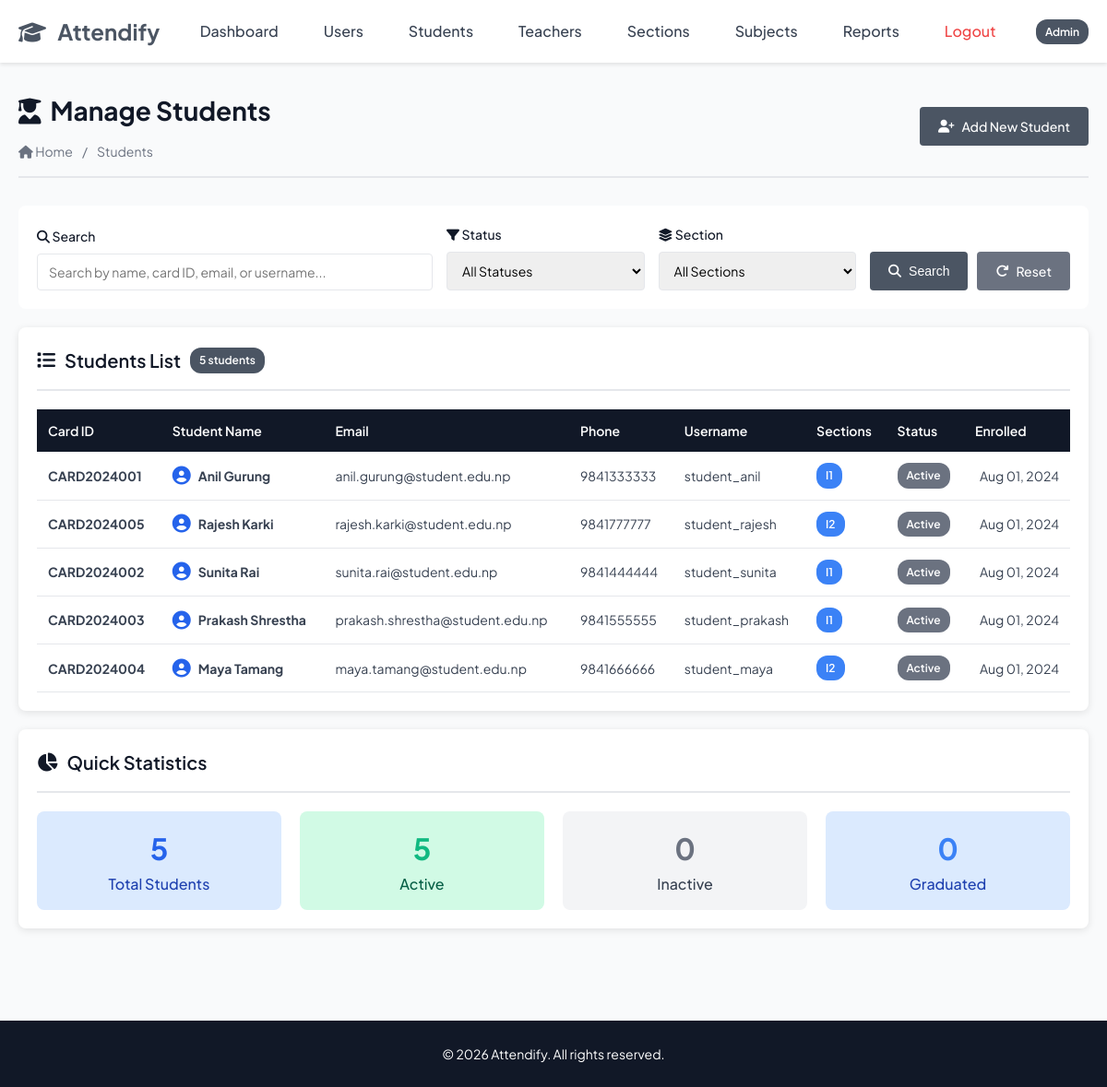
Screenshot of /admin/list_students.php (signed in) with the database file from the repository.
### tables this page shows
CREATE TABLE `students` (
  `student_id` int(11) NOT NULL AUTO_INCREMENT,
  `user_id` int(11) NOT NULL,
  `student_card_id` varchar(50) NOT NULL,
  `first_name` varchar(50) NOT NULL,
  `last_name` varchar(50) NOT NULL,
  `email` varchar(100) DEFAULT NULL,
  `phone` varchar(15) DEFAULT NULL,
  `enrollment_date` date NOT NULL,
  `status` enum('active','inactive','graduated') DEFAULT 'active',
  PRIMARY KEY (`student_id`),
  UNIQUE KEY `student_card_id` (`student_card_id`),
  UNIQUE KEY `email` (`email`),
  KEY `user_id` (`user_id`),
  KEY `idx_student_card` (`student_card_id`),
  KEY `idx_student_name` (`first_name`,`last_name`),
  KEY `idx_status` (`status`),
  CONSTRAINT `students_ibfk_1` FOREIGN KEY (`user_id`) REFERENCES `users` (`user_id`) ON DELETE CASCADE ON UPDATE CASCADE
);

CREATE TABLE `users` (
  `user_id` int(11) NOT NULL AUTO_INCREMENT,
  `username` varchar(50) NOT NULL,
  `password_hash` varchar(255) NOT NULL,
  `user_type` enum('admin','teacher','student') NOT NULL,
  `created_at` datetime DEFAULT current_timestamp(),
  `last_login` datetime DEFAULT NULL,
  `is_active` tinyint(1) DEFAULT 1,
  PRIMARY KEY (`user_id`),
  UNIQUE KEY `username` (`username`),
  KEY `idx_username` (`username`),
  KEY `idx_user_type` (`user_type`)
);

### admin/list_students.php (the view, shortened to what this page needs)
<?php
require_once '../config.php';
$search = get('search', '');
$sql = "SELECT
    s.student_id,
    s.user_id,
    s.student_card_id,
    s.first_name,
    s.last_name,
    s.email,
    s.phone,
    s.enrollment_date,
    s.status,
    u.username,
    u.is_active,
    GROUP_CONCAT(DISTINCT sec.section_name SEPARATOR ', ') as sections,
    COUNT(DISTINCT e.enrollment_id) as enrollment_count
FROM STUDENTS s
JOIN USERS u ON s.user_id = u.user_id
LEFT JOIN ENROLLMENTS e ON s.student_id = e.student_id AND e.status = 'active'
LEFT JOIN SECTIONS sec ON e.section_id = sec.section_id
WHERE 1=1";
$sql .= " GROUP BY s.student_id ORDER BY s.enrollment_date DESC, s.last_name ASC";
$stmt = $conn->prepare($sql);
$stmt->execute();
$result = $stmt->get_result();
include '../includes/header.php';
?>
<div class="page-header">
    <div>
        <h1><i class="fas fa-user-graduate"></i> Manage Students</h1>
        <div class="breadcrumb">
            <a href="dashboard.php"><i class="fas fa-home"></i> Home</a>
            <span>/</span>
            <span>Students</span>
        </div>
    </div>
    <div>
        <a href="add_user.php" class="btn btn-primary">
            <i class="fas fa-user-plus"></i> Add New Student
        </a>
    </div>
</div>
<div class="search-filter-section">
    <form method="GET" action="" style="display: flex; gap: 15px; width: 100%; align-items: end; flex-wrap: wrap;">
        <div class="form-group" style="flex: 2; margin-bottom: 0; min-width: 250px;">
            <label for="search"><i class="fas fa-search"></i> Search</label>
            <input
                type="text"
                id="search"
                name="search"
                placeholder="Search by name, card ID, email, or username..."
                value="<?php echo htmlspecialchars($search); ?>"
            >
        </div>
        <div class="form-group" style="flex: 1; margin-bottom: 0; min-width: 150px;">
            <label for="filter_status"><i class="fas fa-filter"></i> Status</label>
            <select id="filter_status" name="filter_status">
                <option value="">All Statuses</option>
            </select>
        </div>
        <div class="form-group" style="flex: 1; margin-bottom: 0; min-width: 150px;">
            <label for="filter_section"><i class="fas fa-layer-group"></i> Section</label>
            <select id="filter_section" name="filter_section">
                <option value="">All Sections</option>
            </select>
        </div>
        <div style="display: flex; gap: 10px;">
            <button type="submit" class="btn btn-primary">
                <i class="fas fa-search"></i> Search
            </button>
            <a href="list_students.php" class="btn btn-secondary">
                <i class="fas fa-redo"></i> Reset
            </a>
        </div>
    </form>
</div>
<div class="card">
    <div class="card-header">
        <h2 class="card-title">
            <i class="fas fa-list"></i> Students List
            <span class="badge badge-primary"><?php echo $result->num_rows; ?> students</span>
        </h2>
    </div>
    <div class="card-body">
        <?php if ($result->num_rows > 0): ?>
            <div class="table-responsive">
                <table>
                    <thead>
                        <tr>
                            <th>Card ID</th>
                            <th>Student Name</th>
                            <th>Email</th>
                            <th>Phone</th>
                            <th>Username</th>
                            <th>Sections</th>
                            <th>Status</th>
                            <th>Enrolled</th>
                        </tr>
                    </thead>
                    <tbody>
                        <?php while ($student = $result->fetch_assoc()): ?>
                            <tr>
                                <td>
                                    <strong><?php echo e($student['student_card_id']); ?></strong>
                                </td>
                                <td>
                                    <div style="display: flex; align-items: center; gap: 8px;">
                                        <i class="fas fa-user-circle" style="color: #2563eb; font-size: 20px;"></i>
                                        <div>
                                            <strong><?php echo e($student['first_name'] . ' ' . $student['last_name']); ?></strong>
                                        </div>
                                    </div>
                                </td>
                                <td><?php echo $student['email'] ? e($student['email']) : '<span class="text-muted">N/A</span>'; ?></td>
                                <td><?php echo $student['phone'] ? e($student['phone']) : '<span class="text-muted">N/A</span>'; ?></td>
                                <td><?php echo e($student['username']); ?></td>
                                <td>
                                    <?php if ($student['sections']): ?>
                                        <span class="badge badge-info"><?php echo e($student['sections']); ?></span>
                                    <?php else: ?>
                                        <span class="text-muted">Not enrolled</span>
                                    <?php endif; ?>
                                </td>
                                <td><?php echo getStatusBadge($student['status']); ?></td>
                                <td><?php echo formatDate($student['enrollment_date']); ?></td>
                            </tr>
                        <?php endwhile; ?>
                    </tbody>
                </table>
            </div>
        <?php endif; ?>
    </div>
</div>
<?php
$stats_sql = "SELECT
    COUNT(*) as total,
    SUM(CASE WHEN status = 'active' THEN 1 ELSE 0 END) as active_count,
    SUM(CASE WHEN status = 'inactive' THEN 1 ELSE 0 END) as inactive_count,
    SUM(CASE WHEN status = 'graduated' THEN 1 ELSE 0 END) as graduated_count
FROM STUDENTS";
$stats_result = $conn->query($stats_sql);
$stats = $stats_result->fetch_assoc();
?>
<div class="card" style="margin-top: 20px;">
    <div class="card-header">
        <h2 class="card-title"><i class="fas fa-chart-pie"></i> Quick Statistics</h2>
    </div>
    <div class="card-body">
        <div style="display: grid; grid-template-columns: repeat(auto-fit, minmax(200px, 1fr)); gap: 20px;">
            <div style="text-align: center; padding: 15px; background-color: #dbeafe; border-radius: 8px;">
                <div style="font-size: 32px; font-weight: bold; color: #2563eb;"><?php echo $stats['total']; ?></div>
                <div style="color: #1e40af; font-weight: 500;">Total Students</div>
            </div>
            <div style="text-align: center; padding: 15px; background-color: #d1fae5; border-radius: 8px;">
                <div style="font-size: 32px; font-weight: bold; color: #10b981;"><?php echo $stats['active_count']; ?></div>
                <div style="color: #065f46; font-weight: 500;">Active</div>
            </div>
            <div style="text-align: center; padding: 15px; background-color: #f3f4f6; border-radius: 8px;">
                <div style="font-size: 32px; font-weight: bold; color: #6b7280;"><?php echo $stats['inactive_count']; ?></div>
                <div style="color: #374151; font-weight: 500;">Inactive</div>
            </div>
            <div style="text-align: center; padding: 15px; background-color: #dbeafe; border-radius: 8px;">
                <div style="font-size: 32px; font-weight: bold; color: #3b82f6;"><?php echo $stats['graduated_count']; ?></div>
                <div style="color: #1e40af; font-weight: 500;">Graduated</div>
            </div>
        </div>
    </div>
</div>
<?php
include '../includes/footer.php';
?>

### config.php (shortened to what this page needs)
<?php
function formatDate($date) {
    return date('M d, Y', strtotime($date));
}
function getStatusBadge($status) {
    $badges = [
        'present' => '<span class="badge badge-success">Present</span>',
        'absent' => '<span class="badge badge-danger">Absent</span>',
        'late' => '<span class="badge badge-warning">Late</span>',
        'active' => '<span class="badge badge-success">Active</span>',
        'inactive' => '<span class="badge badge-secondary">Inactive</span>',
        'graduated' => '<span class="badge badge-info">Graduated</span>',
        'dropped' => '<span class="badge badge-danger">Dropped</span>',
        'completed' => '<span class="badge badge-success">Completed</span>'
    ];
    return isset($badges[$status]) ? $badges[$status] : '<span class="badge badge-secondary">' . ucfirst($status) . '</span>';
}
function e($string) {
    return htmlspecialchars($string, ENT_QUOTES, 'UTF-8');
}
function get($key, $default = '') {
    return isset($_GET[$key]) ? $_GET[$key] : $default;
}
?>

### css/styles.css (style rules this page uses)
* { margin: 0; padding: 0; box-sizing: border-box; }
:root { --primary-color: #4b5563; --secondary-color: #6366f1; --danger-color: #ef4444; --warning-color: #f59e0b; --info-color: #3b82f6; --dark-color: #111827; --light-color: #f9fafb; --white-color: #ffffff; --border-color: #e5e7eb; --text-color: #374151; --text-muted: #6b7280; --success-color: #10b981; }
body { font-family: 'Plus Jakarta Sans', sans-serif; font-size: 16px; line-height: 1.6; color: var(--text-color); background-color: var(--light-color); }
a { text-decoration: none; color: var(--primary-color); transition: color 0.3s ease; }
.card { background-color: var(--white-color); border-radius: 8px; box-shadow: 0 2px 8px rgba(0, 0, 0, 0.1); padding: 20px; margin-bottom: 20px; }
.card-header { border-bottom: 2px solid var(--border-color); padding-bottom: 15px; margin-bottom: 20px; }
.card-title { font-size: 20px; font-weight: 600; color: var(--dark-color); display: flex; align-items: center; gap: 10px; }
.card-body { padding: 0; }
.table-responsive { overflow-x: auto; margin-top: 20px; }
table { width: 100%; border-collapse: collapse; background-color: var(--white-color); }
table thead { background-color: var(--dark-color); color: var(--white-color); }
table thead th { padding: 12px; text-align: left; font-weight: 600; font-size: 14px; }
table tbody tr { border-bottom: 1px solid var(--border-color); transition: background-color 0.2s ease; }
table tbody td { padding: 12px; font-size: 14px; }
table tbody td:last-child { text-align: right; }
.form-group { margin-bottom: 20px; }
label { display: block; margin-bottom: 8px; font-weight: 500; color: var(--dark-color); font-size: 14px; }
input[type="text"], input[type="email"], input[type="password"], input[type="number"], input[type="date"], input[type="time"], input[type="tel"], select, textarea { width: 100%; padding: 10px 12px; border: 1px solid var(--border-color); border-radius: 4px; font-size: 14px; font-family: inherit; transition: all 0.3s ease; }
.btn { display: inline-flex; align-items: center; gap: 8px; padding: 10px 20px; border: none; border-radius: 4px; font-size: 14px; font-weight: 500; cursor: pointer; text-decoration: none; }
.btn-primary { background-color: var(--primary-color); color: var(--white-color); }
.btn-secondary { background-color: #6b7280; color: var(--white-color); }
.badge { display: inline-block; padding: 4px 10px; font-size: 12px; font-weight: 600; border-radius: 12px; color: var(--white-color); }
.badge-primary { background-color: var(--primary-color); }
.badge-info { background-color: var(--info-color); }
.badge-secondary { background-color: #6b7280; }
.search-filter-section { background-color: var(--white-color); padding: 20px; border-radius: 8px; margin-bottom: 20px; display: flex; gap: 15px; flex-wrap: wrap; align-items: end; }
.search-filter-section .form-group { margin-bottom: 0; flex: 1; min-width: 200px; }
.page-header { display: flex; justify-content: space-between; align-items: center; margin-bottom: 30px; padding-bottom: 15px; border-bottom: 2px solid var(--border-color); }
.page-header h1 { font-size: 28px; color: var(--dark-color); display: flex; align-items: center; gap: 10px; }
.breadcrumb { display: flex; gap: 10px; align-items: center; font-size: 14px; color: var(--text-muted); margin-top: 10px; }
.breadcrumb a { color: var(--text-muted); }

### rows the page displays
students: student_card "CARD2024001", first_name+last_name "Anil Gurung", email "anil.gurung@student.edu.np", phone "9841333333", user.username "student_anil", sections "I1", status "Active", enrollment_date "Aug 01, 2024"
students: student_card "CARD2024005", first_name+last_name "Rajesh Karki", email "rajesh.karki@student.edu.np", phone "9841777777", user.username "student_rajesh", sections "I2", status "Active", enrollment_date "Aug 01, 2024"
students: student_card "CARD2024002", first_name+last_name "Sunita Rai", email "sunita.rai@student.edu.np", phone "9841444444", user.username "student_sunita", sections "I1", status "Active", enrollment_date "Aug 01, 2024"
students: student_card "CARD2024003", first_name+last_name "Prakash Shrestha", email "prakash.shrestha@student.edu.np", phone "9841555555", user.username "student_prakash", sections "I1", status "Active", enrollment_date "Aug 01, 2024"
students: student_card "CARD2024004", first_name+last_name "Maya Tamang", email "maya.tamang@student.edu.np", phone "9841666666", user.username "student_maya", sections "I2", status "Active", enrollment_date "Aug 01, 2024"

### other values shown
$_SESSION['user_type'] "Admin"
$result->num_rows "5"
$stats['total'] "5"
$stats['active_count'] "5"
$stats['inactive_count'] "0"
$stats['graduated_count'] "0"
